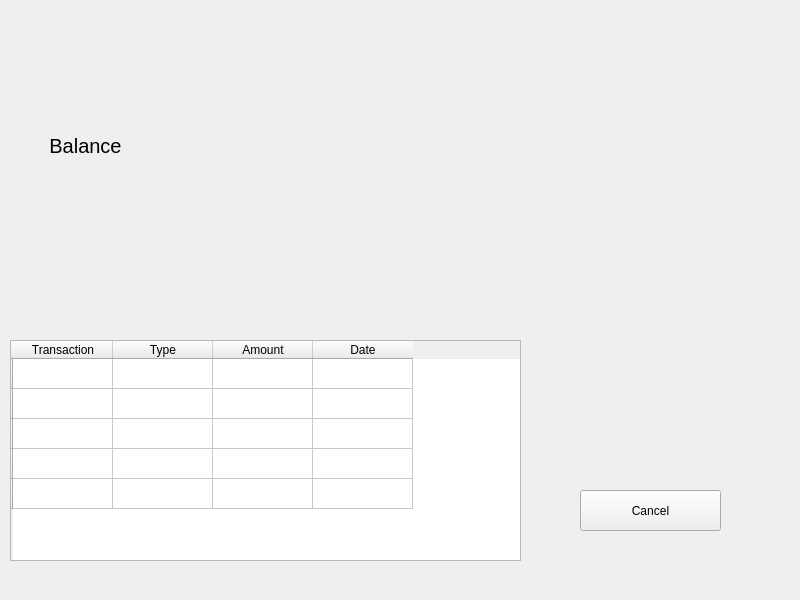
<?xml version="1.0" encoding="UTF-8"?>
<ui version="4.0">
 <class>Balance</class>
 <widget class="QWidget" name="Balance">
  <property name="geometry">
   <rect>
    <x>0</x>
    <y>0</y>
    <width>800</width>
    <height>600</height>
   </rect>
  </property>
  <property name="windowTitle">
   <string>Form</string>
  </property>
  <widget class="QStackedWidget" name="stackedWidget">
   <property name="geometry">
    <rect>
     <x>-10</x>
     <y>60</y>
     <width>801</width>
     <height>521</height>
    </rect>
   </property>
   <property name="currentIndex">
    <number>0</number>
   </property>
   <widget class="QWidget" name="page">
    <widget class="QPushButton" name="pushButton_4">
     <property name="geometry">
      <rect>
       <x>590</x>
       <y>430</y>
       <width>141</width>
       <height>41</height>
      </rect>
     </property>
     <property name="text">
      <string>Cancel</string>
     </property>
    </widget>
    <widget class="QLabel" name="label">
     <property name="geometry">
      <rect>
       <x>40</x>
       <y>60</y>
       <width>111</width>
       <height>51</height>
      </rect>
     </property>
     <property name="font">
      <font>
       <pointsize>15</pointsize>
      </font>
     </property>
     <property name="text">
      <string>Balance</string>
     </property>
     <property name="alignment">
      <set>Qt::AlignCenter</set>
     </property>
    </widget>
    <widget class="QTableWidget" name="tableWidget">
     <property name="geometry">
      <rect>
       <x>20</x>
       <y>280</y>
       <width>511</width>
       <height>221</height>
      </rect>
     </property>
     <row>
      <property name="text">
       <string/>
      </property>
     </row>
     <row>
      <property name="text">
       <string/>
      </property>
     </row>
     <row>
      <property name="text">
       <string/>
      </property>
     </row>
     <row>
      <property name="text">
       <string/>
      </property>
     </row>
     <row>
      <property name="text">
       <string/>
      </property>
     </row>
     <column>
      <property name="text">
       <string>Transaction</string>
      </property>
     </column>
     <column>
      <property name="text">
       <string>Type</string>
      </property>
     </column>
     <column>
      <property name="text">
       <string>Amount</string>
      </property>
     </column>
     <column>
      <property name="text">
       <string>Date</string>
      </property>
     </column>
    </widget>
    <widget class="QLabel" name="label_2">
     <property name="geometry">
      <rect>
       <x>150</x>
       <y>60</y>
       <width>111</width>
       <height>51</height>
      </rect>
     </property>
     <property name="font">
      <font>
       <pointsize>15</pointsize>
       <bold>true</bold>
      </font>
     </property>
     <property name="styleSheet">
      <string notr="true">color : black; 
</string>
     </property>
     <property name="text">
      <string/>
     </property>
     <property name="alignment">
      <set>Qt::AlignCenter</set>
     </property>
    </widget>
   </widget>
  </widget>
 </widget>
 <resources/>
 <connections/>
</ui>
